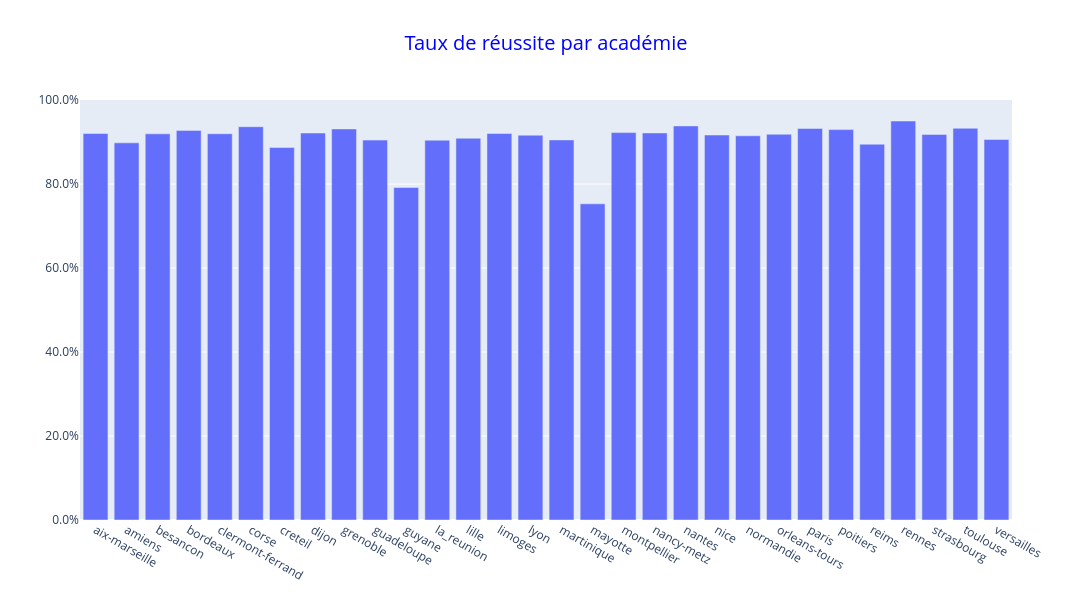

Here is the notebook cell this chart was saved with:
### Code cell
academie['taux_reussite'] = academie['admis_totaux'] / academie['presents']
fig_reussite = go.Figure()
fig_reussite.add_trace(go.Bar(x=academie['academie'], y=academie['taux_reussite']))
fig_reussite.update_yaxes(tickformat=".1%")
fig_reussite.update_layout(
    title=dict(
        text='Taux de réussite par académie', 
        x=0.5, 
        font=dict(size=20, color='blue')
    )
)
fig_reussite.update_layout(autosize=False, width=1500, height=600)
fig_reussite.show()

### Figure 1 — Plotly figure (JSON) as saved in the notebook; plotly's stock layout.template omitted (floating-point values rounded to 4 significant figures)
{"data": [{"type": "bar", "x": ["aix-marseille", "amiens", "besancon", "bordeaux", "clermont-ferrand", "corse", "creteil", "dijon", "grenoble", "guadeloupe", "guyane", "la_reunion", "lille", "limoges", "lyon", "martinique", "mayotte", "montpellier", "nancy-metz", "nantes", "nice", "normandie", "orleans-tours", "paris", "poitiers", "reims", "rennes", "strasbourg", "toulouse", "versailles"], "y": [0.9204, 0.8982, 0.9196, 0.9278, 0.9198, 0.9366, 0.887, 0.9215, 0.9312, 0.9047, 0.7918, 0.9044, 0.9092, 0.9203, 0.9164, 0.9051, 0.7529, 0.9225, 0.9218, 0.9384, 0.9168, 0.9149, 0.9185, 0.9323, 0.9296, 0.8949, 0.9501, 0.9182, 0.9328, 0.9061]}], "layout": {"autosize": false, "height": 600, "title": {"font": {"color": "blue", "size": 20}, "text": "Taux de réussite par académie", "x": 0.5}, "width": 1500, "yaxis": {"tickformat": ".1%"}}}
